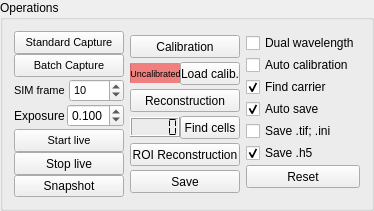
        <widget class="QGroupBox" name="OperationGroup">
         <property name="sizePolicy">
          <sizepolicy hsizetype="MinimumExpanding" vsizetype="Preferred">
           <horstretch>0</horstretch>
           <verstretch>0</verstretch>
          </sizepolicy>
         </property>
         <property name="minimumSize">
          <size>
           <width>0</width>
           <height>0</height>
          </size>
         </property>
         <property name="maximumSize">
          <size>
           <width>360</width>
           <height>175</height>
          </size>
         </property>
         <property name="font">
          <font>
           <weight>50</weight>
           <bold>false</bold>
           <stylestrategy>PreferDefault</stylestrategy>
           <kerning>true</kerning>
          </font>
         </property>
         <property name="title">
          <string>Operations</string>
         </property>
         <layout class="QGridLayout" name="gridLayout_6">
          <item row="0" column="0">
           <layout class="QVBoxLayout" name="verticalLayout_14">
            <property name="spacing">
             <number>0</number>
            </property>
            <item>
             <widget class="QPushButton" name="captureStandardButton">
              <property name="minimumSize">
               <size>
                <width>110</width>
                <height>23</height>
               </size>
              </property>
              <property name="maximumSize">
               <size>
                <width>120</width>
                <height>16777215</height>
               </size>
              </property>
              <property name="font">
               <font>
                <pointsize>8</pointsize>
                <weight>50</weight>
                <bold>false</bold>
                <stylestrategy>PreferDefault</stylestrategy>
                <kerning>true</kerning>
               </font>
              </property>
              <property name="text">
               <string>Standard Capture</string>
              </property>
             </widget>
            </item>
            <item>
             <widget class="QPushButton" name="captureBatchButton">
              <property name="minimumSize">
               <size>
                <width>110</width>
                <height>23</height>
               </size>
              </property>
              <property name="maximumSize">
               <size>
                <width>120</width>
                <height>16777215</height>
               </size>
              </property>
              <property name="font">
               <font>
                <pointsize>8</pointsize>
                <weight>50</weight>
                <bold>false</bold>
                <stylestrategy>PreferDefault</stylestrategy>
                <kerning>true</kerning>
               </font>
              </property>
              <property name="text">
               <string>Batch Capture</string>
              </property>
             </widget>
            </item>
            <item>
             <layout class="QHBoxLayout" name="horizontalLayout_17">
              <property name="topMargin">
               <number>2</number>
              </property>
              <item>
               <widget class="QLabel" name="nStackLabel">
                <property name="minimumSize">
                 <size>
                  <width>50</width>
                  <height>0</height>
                 </size>
                </property>
                <property name="maximumSize">
                 <size>
                  <width>80</width>
                  <height>16777215</height>
                 </size>
                </property>
                <property name="font">
                 <font>
                  <pointsize>8</pointsize>
                  <weight>50</weight>
                  <bold>false</bold>
                  <stylestrategy>PreferDefault</stylestrategy>
                  <kerning>true</kerning>
                 </font>
                </property>
                <property name="text">
                 <string>SIM frame</string>
                </property>
               </widget>
              </item>
              <item>
               <widget class="QSpinBox" name="nStack">
                <property name="minimumSize">
                 <size>
                  <width>40</width>
                  <height>0</height>
                 </size>
                </property>
                <property name="maximumSize">
                 <size>
                  <width>60</width>
                  <height>16777215</height>
                 </size>
                </property>
                <property name="font">
                 <font>
                  <pointsize>8</pointsize>
                  <weight>50</weight>
                  <bold>false</bold>
                  <stylestrategy>PreferDefault</stylestrategy>
                  <kerning>true</kerning>
                 </font>
                </property>
                <property name="maximum">
                 <number>560</number>
                </property>
                <property name="value">
                 <number>10</number>
                </property>
               </widget>
              </item>
             </layout>
            </item>
            <item>
             <layout class="QHBoxLayout" name="horizontalLayout_18">
              <property name="topMargin">
               <number>2</number>
              </property>
              <property name="bottomMargin">
               <number>2</number>
              </property>
              <item>
               <widget class="QLabel" name="label_4">
                <property name="maximumSize">
                 <size>
                  <width>80</width>
                  <height>16777215</height>
                 </size>
                </property>
                <property name="text">
                 <string>Exposure</string>
                </property>
               </widget>
              </item>
              <item>
               <widget class="QDoubleSpinBox" name="exposureTime">
                <property name="minimumSize">
                 <size>
                  <width>40</width>
                  <height>0</height>
                 </size>
                </property>
                <property name="maximumSize">
                 <size>
                  <width>60</width>
                  <height>16777215</height>
                 </size>
                </property>
                <property name="decimals">
                 <number>3</number>
                </property>
                <property name="minimum">
                 <double>0.000000000000000</double>
                </property>
                <property name="maximum">
                 <double>5.000000000000000</double>
                </property>
                <property name="value">
                 <double>0.100000000000000</double>
                </property>
               </widget>
              </item>
             </layout>
            </item>
            <item>
             <widget class="QPushButton" name="startStreamingButton">
              <property name="minimumSize">
               <size>
                <width>110</width>
                <height>23</height>
               </size>
              </property>
              <property name="maximumSize">
               <size>
                <width>110</width>
                <height>16777215</height>
               </size>
              </property>
              <property name="font">
               <font>
                <pointsize>8</pointsize>
                <weight>50</weight>
                <bold>false</bold>
                <stylestrategy>PreferDefault</stylestrategy>
                <kerning>true</kerning>
               </font>
              </property>
              <property name="text">
               <string>Start live</string>
              </property>
             </widget>
            </item>
            <item>
             <widget class="QPushButton" name="stopStreamingButton">
              <property name="minimumSize">
               <size>
                <width>110</width>
                <height>23</height>
               </size>
              </property>
              <property name="maximumSize">
               <size>
                <width>110</width>
                <height>16777215</height>
               </size>
              </property>
              <property name="text">
               <string>Stop live</string>
              </property>
             </widget>
            </item>
            <item>
             <widget class="QPushButton" name="snapshot">
              <property name="text">
               <string>Snapshot</string>
              </property>
             </widget>
            </item>
           </layout>
          </item>
          <item row="0" column="1">
           <layout class="QVBoxLayout" name="verticalLayout_12">
            <property name="spacing">
             <number>0</number>
            </property>
            <item>
             <widget class="QPushButton" name="calibrationButton">
              <property name="minimumSize">
               <size>
                <width>90</width>
                <height>23</height>
               </size>
              </property>
              <property name="maximumSize">
               <size>
                <width>155</width>
                <height>23</height>
               </size>
              </property>
              <property name="text">
               <string>Calibration</string>
              </property>
             </widget>
            </item>
            <item>
             <layout class="QHBoxLayout" name="horizontalLayout">
              <property name="spacing">
               <number>0</number>
              </property>
              <property name="sizeConstraint">
               <enum>QLayout::SetMinimumSize</enum>
              </property>
              <item>
               <widget class="QProgressBar" name="calibrationProgress">
                <property name="minimumSize">
                 <size>
                  <width>50</width>
                  <height>20</height>
                 </size>
                </property>
                <property name="maximumSize">
                 <size>
                  <width>64</width>
                  <height>20</height>
                 </size>
                </property>
                <property name="font">
                 <font>
                  <pointsize>7</pointsize>
                  <weight>50</weight>
                  <italic>false</italic>
                  <bold>false</bold>
                  <strikeout>false</strikeout>
                  <stylestrategy>PreferDefault</stylestrategy>
                  <kerning>true</kerning>
                 </font>
                </property>
                <property name="styleSheet">
                 <string notr="true">QProgressBar
{
background-color :#F08080;
border : 1px;
}</string>
                </property>
                <property name="value">
                 <number>0</number>
                </property>
                <property name="alignment">
                 <set>Qt::AlignCenter</set>
                </property>
                <property name="textVisible">
                 <bool>true</bool>
                </property>
                <property name="invertedAppearance">
                 <bool>false</bool>
                </property>
                <property name="format">
                 <string>Uncalibrated</string>
                </property>
               </widget>
              </item>
              <item>
               <widget class="QPushButton" name="loadCalibrationButton">
                <property name="sizePolicy">
                 <sizepolicy hsizetype="Minimum" vsizetype="Minimum">
                  <horstretch>0</horstretch>
                  <verstretch>0</verstretch>
                 </sizepolicy>
                </property>
                <property name="minimumSize">
                 <size>
                  <width>60</width>
                  <height>23</height>
                 </size>
                </property>
                <property name="maximumSize">
                 <size>
                  <width>90</width>
                  <height>23</height>
                 </size>
                </property>
                <property name="text">
                 <string>Load calib.</string>
                </property>
               </widget>
              </item>
             </layout>
            </item>
            <item>
             <widget class="QPushButton" name="reconstructionButton">
              <property name="minimumSize">
               <size>
                <width>90</width>
                <height>23</height>
               </size>
              </property>
              <property name="maximumSize">
               <size>
                <width>155</width>
                <height>23</height>
               </size>
              </property>
              <property name="text">
               <string>Reconstruction</string>
              </property>
             </widget>
            </item>
            <item>
             <layout class="QHBoxLayout" name="horizontalLayout_13">
              <property name="spacing">
               <number>0</number>
              </property>
              <property name="sizeConstraint">
               <enum>QLayout::SetMinimumSize</enum>
              </property>
              <item>
               <widget class="QLCDNumber" name="cellNumber">
                <property name="maximumSize">
                 <size>
                  <width>50</width>
                  <height>20</height>
                 </size>
                </property>
                <property name="font">
                 <font>
                  <weight>50</weight>
                  <italic>true</italic>
                  <bold>false</bold>
                  <stylestrategy>PreferDefault</stylestrategy>
                  <kerning>true</kerning>
                 </font>
                </property>
                <property name="smallDecimalPoint">
                 <bool>false</bool>
                </property>
                <property name="segmentStyle">
                 <enum>QLCDNumber::Flat</enum>
                </property>
               </widget>
              </item>
              <item>
               <widget class="QPushButton" name="findCellButton">
                <property name="enabled">
                 <bool>true</bool>
                </property>
                <property name="minimumSize">
                 <size>
                  <width>60</width>
                  <height>23</height>
                 </size>
                </property>
                <property name="maximumSize">
                 <size>
                  <width>120</width>
                  <height>16777215</height>
                 </size>
                </property>
                <property name="text">
                 <string>Find cells</string>
                </property>
               </widget>
              </item>
             </layout>
            </item>
            <item>
             <widget class="QPushButton" name="roiProcessButton">
              <property name="minimumSize">
               <size>
                <width>90</width>
                <height>23</height>
               </size>
              </property>
              <property name="maximumSize">
               <size>
                <width>155</width>
                <height>23</height>
               </size>
              </property>
              <property name="text">
               <string>ROI Reconstruction</string>
              </property>
             </widget>
            </item>
            <item>
             <widget class="QPushButton" name="saveButton">
              <property name="sizePolicy">
               <sizepolicy hsizetype="Minimum" vsizetype="Minimum">
                <horstretch>0</horstretch>
                <verstretch>0</verstretch>
               </sizepolicy>
              </property>
              <property name="minimumSize">
               <size>
                <width>60</width>
                <height>23</height>
               </size>
              </property>
              <property name="maximumSize">
               <size>
                <width>150</width>
                <height>23</height>
               </size>
              </property>
              <property name="text">
               <string>Save</string>
              </property>
             </widget>
            </item>
           </layout>
          </item>
          <item row="0" column="2">
           <layout class="QVBoxLayout" name="verticalLayout_10">
            <property name="spacing">
             <number>0</number>
            </property>
            <item>
             <widget class="QCheckBox" name="dualWavelength">
              <property name="text">
               <string>Dual wavelength</string>
              </property>
             </widget>
            </item>
            <item>
             <widget class="QCheckBox" name="autoCalibration">
              <property name="text">
               <string>Auto calibration</string>
              </property>
              <property name="checked">
               <bool>false</bool>
              </property>
             </widget>
            </item>
            <item>
             <widget class="QCheckBox" name="usePrecalibration">
              <property name="sizePolicy">
               <sizepolicy hsizetype="Minimum" vsizetype="Fixed">
                <horstretch>0</horstretch>
                <verstretch>1</verstretch>
               </sizepolicy>
              </property>
              <property name="layoutDirection">
               <enum>Qt::LeftToRight</enum>
              </property>
              <property name="autoFillBackground">
               <bool>false</bool>
              </property>
              <property name="text">
               <string>Find carrier</string>
              </property>
              <property name="checked">
               <bool>true</bool>
              </property>
             </widget>
            </item>
            <item>
             <widget class="QCheckBox" name="autoSave">
              <property name="text">
               <string>Auto save</string>
              </property>
              <property name="checked">
               <bool>true</bool>
              </property>
             </widget>
            </item>
            <item>
             <widget class="QCheckBox" name="saveTif">
              <property name="text">
               <string>Save .tif; .ini</string>
              </property>
              <property name="checked">
               <bool>false</bool>
              </property>
             </widget>
            </item>
            <item>
             <widget class="QCheckBox" name="saveH5">
              <property name="minimumSize">
               <size>
                <width>100</width>
                <height>0</height>
               </size>
              </property>
              <property name="text">
               <string>Save .h5</string>
              </property>
              <property name="checked">
               <bool>true</bool>
              </property>
             </widget>
            </item>
            <item>
             <widget class="QPushButton" name="resetButton">
              <property name="sizePolicy">
               <sizepolicy hsizetype="Minimum" vsizetype="Minimum">
                <horstretch>0</horstretch>
                <verstretch>0</verstretch>
               </sizepolicy>
              </property>
              <property name="minimumSize">
               <size>
                <width>105</width>
                <height>23</height>
               </size>
              </property>
              <property name="maximumSize">
               <size>
                <width>120</width>
                <height>23</height>
               </size>
              </property>
              <property name="text">
               <string>Reset</string>
              </property>
             </widget>
            </item>
           </layout>
          </item>
         </layout>
        </widget>
